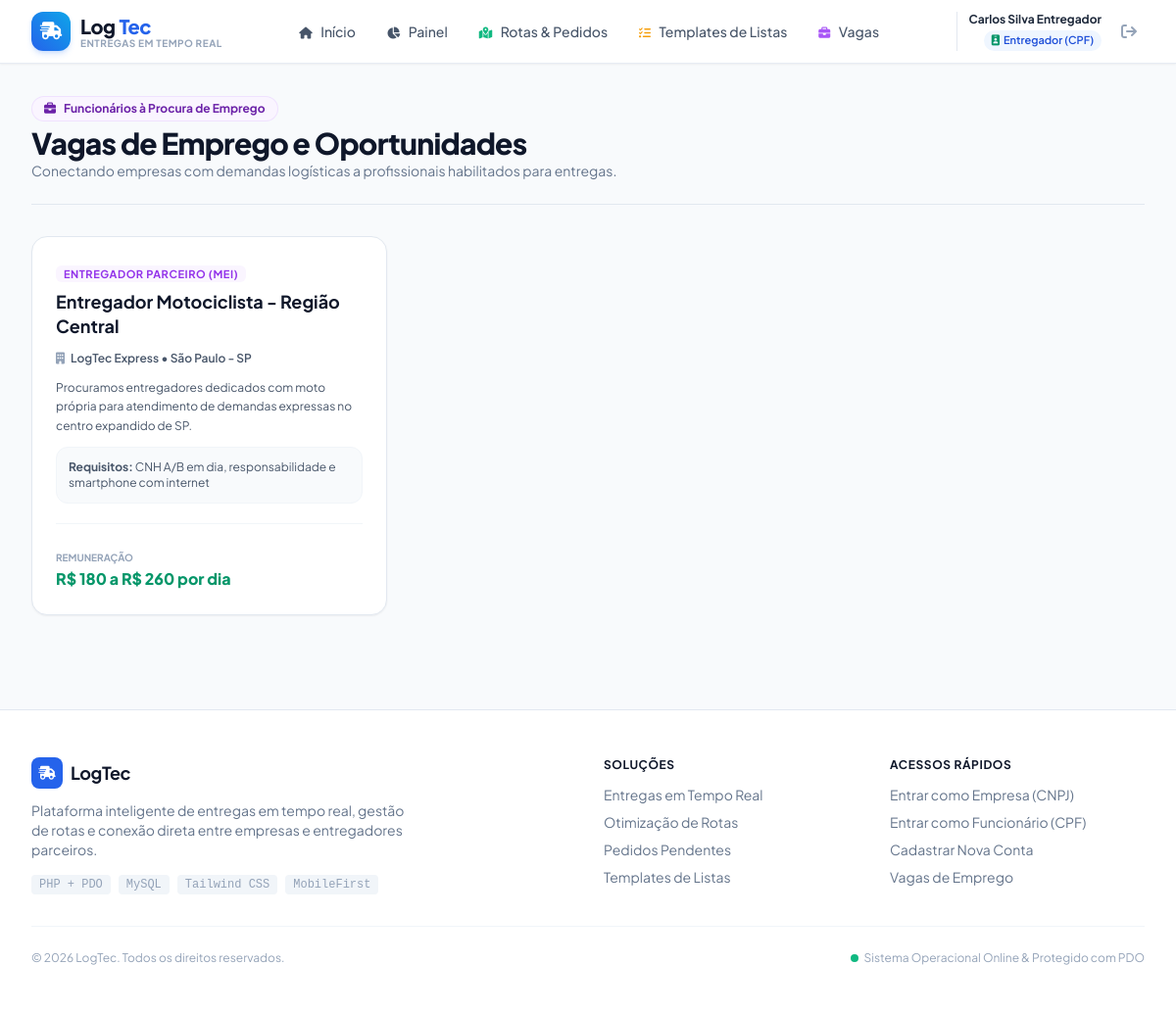
Screenshot of /vagas.php (signed in) with the database file from the repository.
### tables this page shows
CREATE TABLE IF NOT EXISTS `vagas` (
    `id` INT AUTO_INCREMENT PRIMARY KEY,
    `empresa_id` INT NOT NULL,
    `titulo` VARCHAR(150) NOT NULL,
    `descricao` TEXT NOT NULL,
    `requisitos` VARCHAR(255) DEFAULT 'CNH A/B em dia, responsabilidade e smartphone com internet',
    `tipo_contrato` VARCHAR(50) DEFAULT 'Entregador Parceiro (Diárias)',
    `remuneracao` VARCHAR(50) DEFAULT 'R$ 150 a R$ 250 / dia',
    `status` ENUM('aberta', 'encerrada') DEFAULT 'aberta',
    `criado_em` TIMESTAMP DEFAULT CURRENT_TIMESTAMP,
    CONSTRAINT `fk_vagas_empresa` FOREIGN KEY (`empresa_id`) REFERENCES `empresas`(`id`) ON DELETE CASCADE
);

CREATE TABLE IF NOT EXISTS `empresas` (
    `id` INT AUTO_INCREMENT PRIMARY KEY,
    `razao_social` VARCHAR(150) NOT NULL,
    `nome_fantasia` VARCHAR(150) NOT NULL,
    `cnpj` VARCHAR(18) NOT NULL UNIQUE,
    `email` VARCHAR(150) NOT NULL UNIQUE,
    `telefone` VARCHAR(20) NOT NULL,
    `endereco` VARCHAR(255) NOT NULL,
    `cidade` VARCHAR(100) NOT NULL,
    `senha` VARCHAR(255) NOT NULL,
    `criado_em` TIMESTAMP DEFAULT CURRENT_TIMESTAMP
);

### bd.php (called while the page is built, shortened)
<?php
function getDB() {
    static $pdo = null;
    if ($pdo === null) {
        $dsn = "mysql:host=" . DB_HOST . ";port=" . DB_PORT . ";dbname=" . DB_NAME . ";charset=utf8mb4";
        $options = [
            PDO::ATTR_ERRMODE            => PDO::ERRMODE_EXCEPTION,
            PDO::ATTR_DEFAULT_FETCH_MODE => PDO::FETCH_ASSOC,
            PDO::ATTR_EMULATE_PREPARES   => false,
            PDO::MYSQL_ATTR_INIT_COMMAND => "SET NAMES utf8mb4"
        ];
        try {
            $pdo = new PDO($dsn, DB_USER, DB_PASS, $options);
        } catch (PDOException $e) {
            $sqlitePath = __DIR__ . '/logtec.sqlite';
            $isNewDb = !file_exists($sqlitePath);
            $pdo = new PDO("sqlite:" . $sqlitePath, null, null, [
                PDO::ATTR_ERRMODE            => PDO::ERRMODE_EXCEPTION,
                PDO::ATTR_DEFAULT_FETCH_MODE => PDO::FETCH_ASSOC,
            ]);
            if ($isNewDb) {
                inicializarBancoSQLite($pdo);
            }
        }
    }
    return $pdo;
}
function dbQuery($sql, $params = []) {
    $pdo = getDB();
    $stmt = $pdo->prepare($sql);
    $stmt->execute($params);
    return $stmt;
}
function dbFetchAll($sql, $params = []) {
    return dbQuery($sql, $params)->fetchAll();
}

### vagas.php (the view, shortened to what this page needs)
<?php
require_once __DIR__ . '/includes/header.php';
require_once __DIR__ . '/bd.php';
$vagas = dbFetchAll("SELECT v.*, e.nome_fantasia as empresa_nome, e.cidade as empresa_cidade, e.telefone as empresa_tel
                     FROM vagas v
                     INNER JOIN empresas e ON v.empresa_id = e.id
                     WHERE v.status = 'aberta'
                     ORDER BY v.id DESC");
?>
<div class="max-w-7xl mx-auto px-4 sm:px-6 lg:px-8 py-8 space-y-8">
    <div class="flex flex-col sm:flex-row sm:items-center justify-between gap-4 pb-6 border-b border-slate-200">
        <div>
            <div class="inline-flex items-center gap-2 px-3 py-1 rounded-full bg-purple-50 text-purple-800 text-xs font-bold border border-purple-200/60 mb-1">
                <i class="fa-solid fa-briefcase"></i>
                <span>Funcionários à Procura de Emprego</span>
            </div>
            <h1 class="text-2xl sm:text-3xl font-extrabold text-slate-900 tracking-tight">
                Vagas de Emprego e Oportunidades
            </h1>
            <p class="text-sm text-slate-500">
                Conectando empresas com demandas logísticas a profissionais habilitados para entregas.
            </p>
        </div>
    </div>
    <div class="grid grid-cols-1 md:grid-cols-2 lg:grid-cols-3 gap-6">
        <?php if (empty($vagas)): ?>
            <div class="col-span-full p-12 bg-white rounded-2xl border border-slate-200 text-center text-slate-400">
                <i class="fa-solid fa-briefcase text-4xl mb-3 text-slate-300"></i>
                <p class="text-base font-semibold text-slate-600">Nenhuma vaga aberta no momento.</p>
                <p class="text-xs text-slate-400 mt-1">Fique atento, novas empresas cadastram oportunidades diariamente.</p>
            </div>
        <?php else: ?>
            <?php foreach ($vagas as $vaga): ?>
                <div class="bg-white rounded-2xl border border-slate-200 shadow-sm hover:shadow-md transition flex flex-col justify-between p-6">
                    <div class="space-y-3">
                        <div class="flex items-start justify-between gap-2">
                            <div>
                                <span class="text-[11px] font-bold uppercase tracking-wider text-purple-600 bg-purple-50 px-2 py-0.5 rounded-md">
                                    <?= htmlspecialchars($vaga['tipo_contrato']) ?>
                                </span>
                                <h3 class="text-lg font-bold text-slate-900 mt-1.5 leading-snug">
                                    <?= htmlspecialchars($vaga['titulo']) ?>
                                </h3>
                            </div>
                        </div>
                        <p class="text-xs font-semibold text-slate-600 flex items-center gap-1.5">
                            <i class="fa-solid fa-building text-slate-400"></i>
                            <?= htmlspecialchars($vaga['empresa_nome']) ?> • <?= htmlspecialchars($vaga['empresa_cidade']) ?>
                        </p>
                        <p class="text-xs text-slate-600 leading-relaxed line-clamp-3">
                            <?= htmlspecialchars($vaga['descricao']) ?>
                        </p>
                        <div class="p-3 bg-slate-50 rounded-xl border border-slate-100 text-xs text-slate-600">
                            <strong>Requisitos:</strong> <?= htmlspecialchars($vaga['requisitos']) ?>
                        </div>
                    </div>
                    <div class="pt-5 mt-5 border-t border-slate-100 flex items-center justify-between">
                        <div>
                            <span class="text-[10px] text-slate-400 uppercase font-bold">Remuneração</span>
                            <p class="text-base font-extrabold text-emerald-600"><?= htmlspecialchars($vaga['remuneracao']) ?></p>
                        </div>
                    </div>
                </div>
            <?php endforeach; ?>
        <?php endif; ?>
    </div>
</div>
<?php require_once __DIR__ . '/includes/footer.php'; ?>

### assets/css/custom.css (style rules this page uses)
:root { --primary: #0284c7; --primary-dark: #0369a1; --accent: #10b981; }
body { font-family: 'Plus Jakarta Sans', system-ui, -apple-system, BlinkMacSystemFont, 'Segoe UI', Roboto, Oxygen, Ubuntu, Cantarell, sans-serif; -webkit-font-smoothing: antialiased; }

### rows the page displays
vagas: tipo_contrato "ENTREGADOR PARCEIRO (MEI)", titulo "Entregador Motociclista - Região Central", empresa.nome_fantasia "LogTec Express", empresa.cidade "São Paulo - SP", descricao "Procuramos entregadores dedicados com moto própria para atendimento de demandas expressas no centro expandido de SP.", requisitos "CNH A/B em dia, responsabilidade e smartphone com internet", remuneracao "R$ 180 a R$ 260 por dia"

### other values shown
$dadosUsuario['nome'] "Carlos Silva Entregador"
